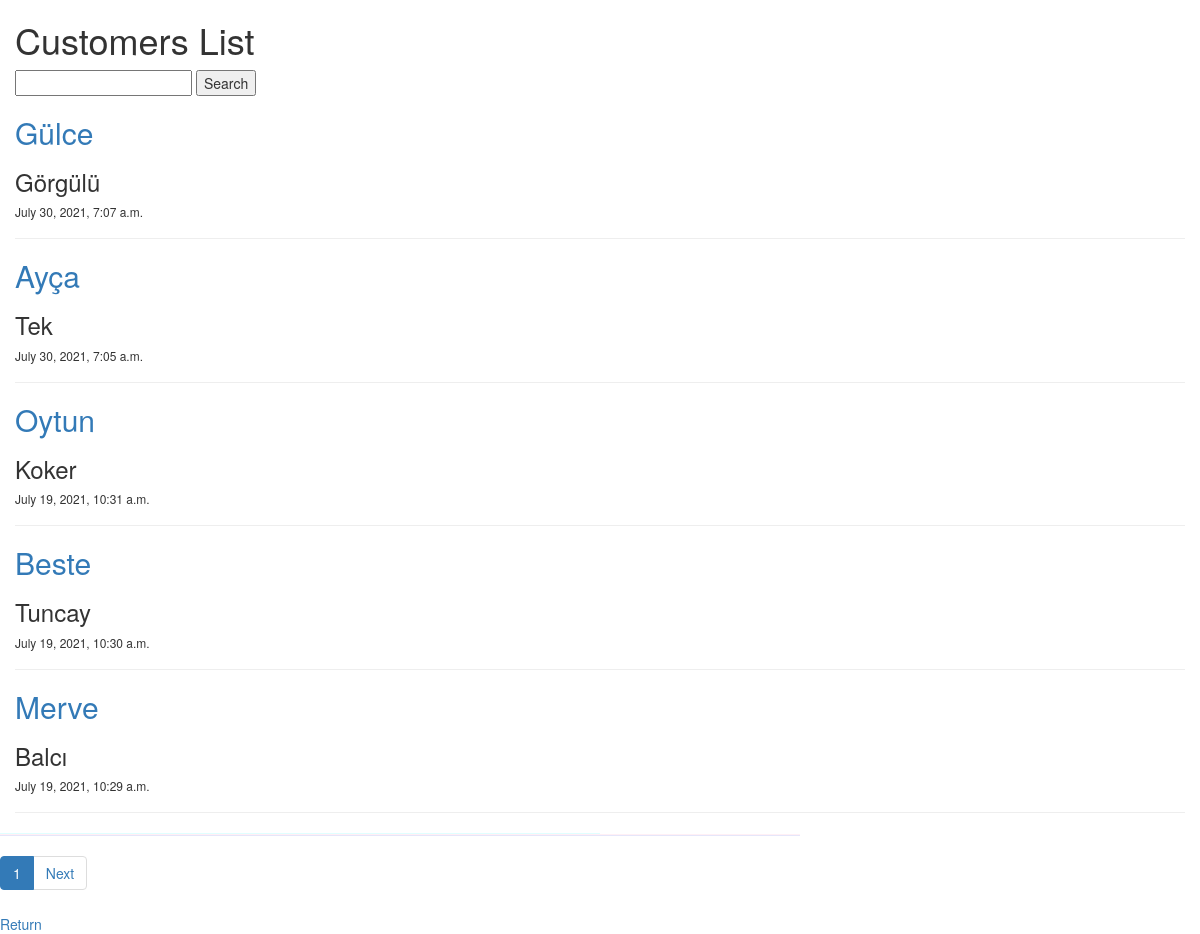
Page /post/ on the earlier database version.
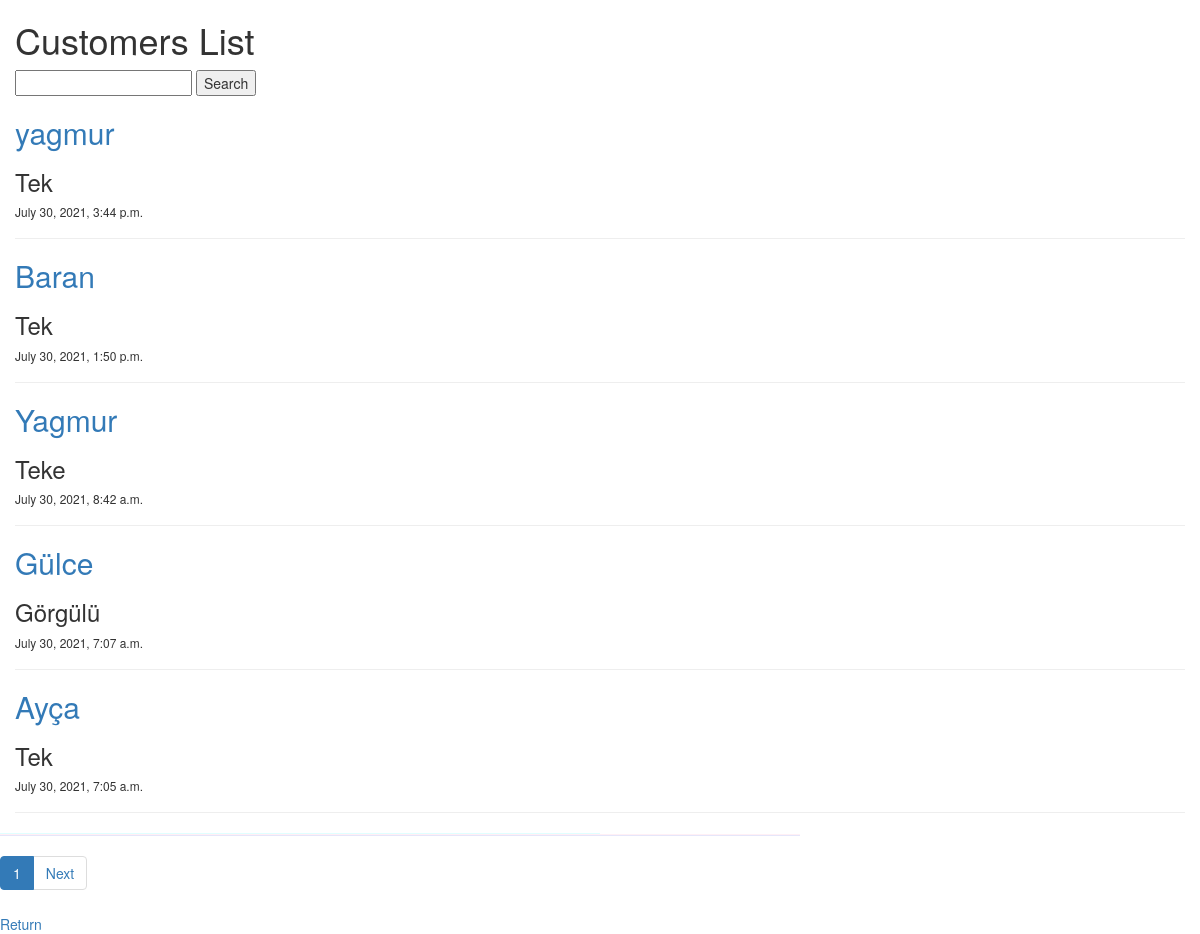
Same page on the later database version.
### post/models.py (models this page shows, shortened)
class NewCustomer(models.Model):
    Name = models.CharField(max_length=20)
    Surname  = models.CharField(max_length=20)
    TC = models.CharField(max_length=11,null=True, unique=True)
    City = models.CharField(max_length=15,null=True)
    District = models.CharField(max_length=15,null=True)
    Telephone = models.CharField(max_length=11,null=True,unique=True)
    Date= models.DateTimeField(auto_now_add=True)

### post/views.py (the view, shortened to what this page needs)
# urls.py: path('',PostListView.as_view(), name="list"),
class PostListView(ListView):
    template_name= 'list.html'
    model = NewCustomer
    context_object_name='allcustomers'
    paginate_by = 5
    def get_queryset(self):
        word = self.request.GET.get("word")
        return NewCustomer.objects.all().order_by('-Date')

### templates/list.html (shortened to what this page needs)
<!DOCTYPE html>
<html lang="en">
<head>
    <link rel="stylesheet" href="https://maxcdn.bootstrapcdn.com/bootstrap/3.4.1/css/bootstrap.min.css">
</head>
<body>
<div class="container-fluid">
<h1>Customers List</h1>
<form method='GET'>
  <input type='text' name='word' value='{{ request.GET.word }}'>
  <input class="button" type='submit' value="Search">
</form>
{% for NewCustomer in allcustomers %}
    <h2><a href = "detail/{{ NewCustomer.id }}">{{ NewCustomer.Name }}</a></h2>
    <h3>{{ NewCustomer.Surname }}</h3>
    <h6>{{ NewCustomer.Date }}</h6>
    <hr>
    {% endfor %}
<div class="row">
    <div class="col-sm-8" style="background-color:lavender;"></div>
  </div>
</div>
{% if is_paginated %}
    <nav class="navigation">
        <ul class="pagination justify-content-end">
                <li class="page-item active">
                    <a href="#" class="page-link">{{ page_obj.number}}</a>
                </li>
            {% if page_obj.has_next %}
            <li class="page-item">
                <a href="{{request.path}}?page={{ page_obj.next_page_number }}" class="page-link">Next</a>
            </li>
            {% endif %}
        </ul>
    </nav>
{% endif %}
</body>
</html>
<a href="/">Return</a>

Differences in the rows shown:
no longer on this page (row unchanged): NewCustomer: Name "Oytun", Surname "Koker", Date "July 19, 2021, 10:31 a.m."
no longer on this page (row unchanged): NewCustomer: Name "Beste", Surname "Tuncay", Date "July 19, 2021, 10:30 a.m."
no longer on this page (row unchanged): NewCustomer: Name "Merve", Surname "Balcı", Date "July 19, 2021, 10:29 a.m."
added NewCustomer: Name "yagmur", Surname "Tek", Date "July 30, 2021, 3:44 p.m."
added NewCustomer: Name "Baran", Surname "Tek", Date "July 30, 2021, 1:50 p.m."
added NewCustomer: Name "Yagmur", Surname "Teke", Date "July 30, 2021, 8:42 a.m."
